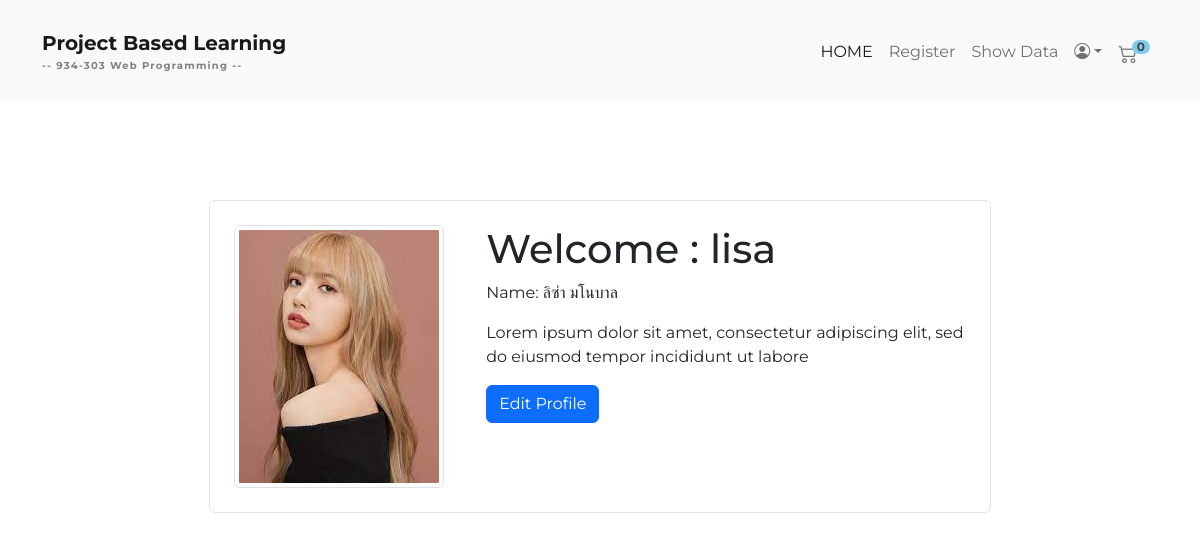
The app's page /profile.php (signed in) with its own data.
### tables this page shows
CREATE TABLE `users` (
  `user_id` int(11) NOT NULL,
  `username` varchar(20) NOT NULL,
  `password` varchar(20) NOT NULL,
  `fullname` varchar(50) NOT NULL,
  `address` varchar(100) NOT NULL,
  `picture` varchar(100) NOT NULL
);

### profile.php (the view, shortened to what this page needs)
<?php
include 'connectDB.php';
if (isset($_SESSION['userid'])) {
    $userid = $_SESSION['userid'];
    $sql = "select * from users where user_id = '{$userid}'";
    $rs = $con->query($sql);
    $count_row = mysqli_num_rows($rs);
    if ($count_row == 1) {
        $result = $rs->fetch_assoc();
    }
?>
<!doctype html>
<html lang="en">
<head>
    <link href="https://cdn.jsdelivr.net/npm/bootstrap@5.2.1/dist/css/bootstrap.min.css" rel="stylesheet"
>
    <link rel="stylesheet" href="style.css">
</head>
<body>
    <?php include 'header.php' ?>
    <div class="container">
        <div class="profile mx-auto p-4 border rounded">
            <div class="row">
                <div class="col-md-4">
                    <img src="images/users/<?php echo $result['picture']; ?>" class="img-thumbnail" alt="...">
                </div>
                <div class="col-md-8">
                    <h1>Welcome : <?php echo $result['username']; ?></h1>
                    <p>Name: <?php echo $result['fullname']; ?></p>
                    <p><?php echo $result['address']; ?></p>
                    <a class="btn btn-primary" href="edituser.php" role="button">Edit Profile</a>
                </div>
            </div>
        </div>
    </div>
</body>
<?php
} else {
    header('Location:login.php');
}
?>
</html>

### style.css (style rules this page uses)
body { font-family: 'Montserrat', sans-serif; }
.profile { width: 70%; margin-top: 100px; }

### records on screen
users: picture (picture), username "lisa", fullname "ลิซ่า มโนบาล", address "Lorem ipsum dolor sit amet, consectetur adipiscing elit, sed do eiusmod tempor incididunt ut labore"

### other values on screen
$totalItem "0"
